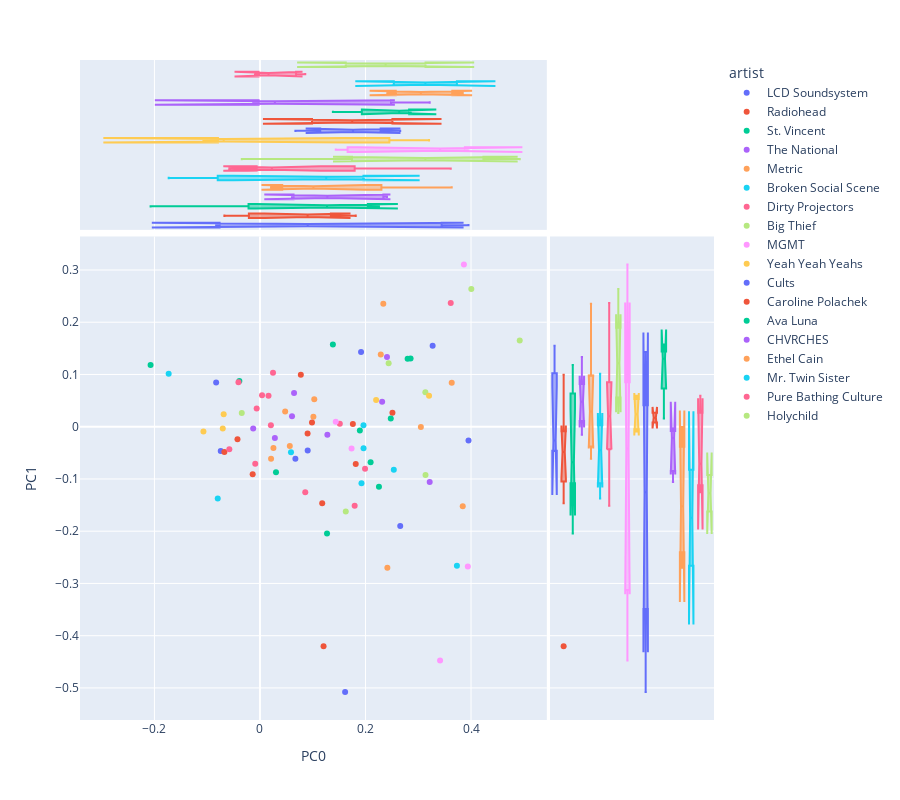

Source (notebook cell):
### Code cell
vis_pcs(DCM, 0, 1, label='artist')
